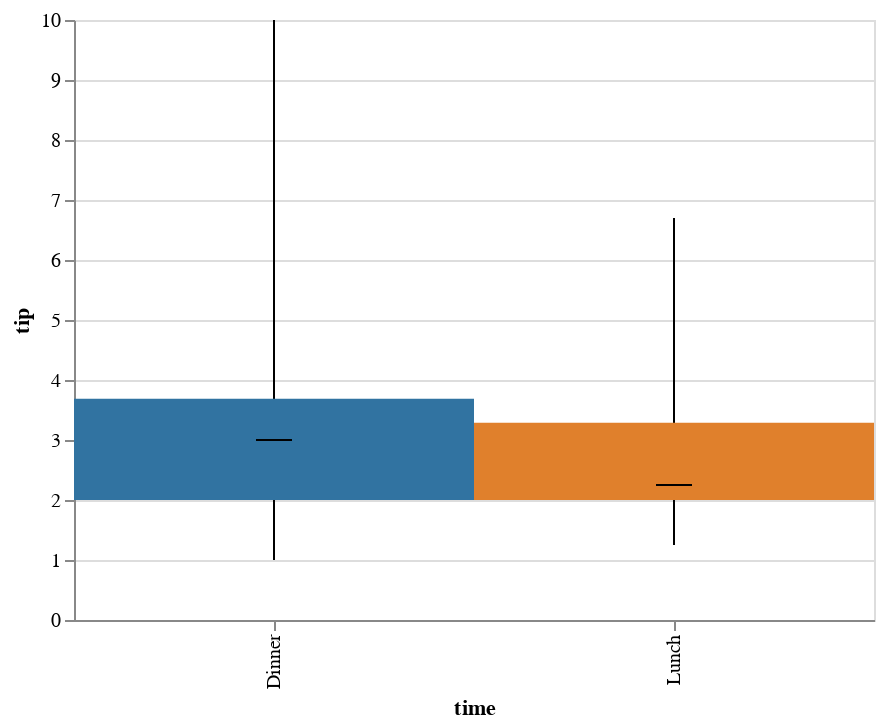

Here is the notebook cell this chart was saved with:
### Code cell
display(salt.boxplot(x="time", y="tip", data=tips))
ax = sns.boxplot(x="time", y="tip", data=tips, order=["Lunch", "Dinner"])

### Figure 1 — Vega-Lite specification as saved in the notebook (floating-point values rounded to 4 significant figures; data arrays with more than 128 entries replaced by an {"elided": "..."} marker saying what was removed)
{"$schema": "https://vega.github.io/schema/vega-lite/v2.4.1.json", "config": {"range": {"category": ["rgba(49,115,161,1)", "rgba(224,128,44,1)", "rgba(58,145,58,1)", "rgba(192,60,61,1)", "rgba(147,113,178,1)", "rgba(131,91,83,1)", "rgba(213,132,188,1)", "rgba(127,127,127,1)", "rgba(168,169,53,1)", "rgba(45,171,184,1)"]}, "view": {"height": 300, "width": 400}}, "data": {"values": {"elided": "244 records"}}, "layer": [{"encoding": {"x": {"field": "time", "type": "nominal"}, "y": {"aggregate": "min", "field": "tip", "type": "quantitative"}, "y2": {"aggregate": "max", "field": "tip", "type": "quantitative"}}, "mark": "rule"}, {"encoding": {"color": {"field": "time", "legend": null, "type": "nominal"}, "x": {"field": "time", "type": "nominal"}, "y": {"aggregate": "q1", "axis": {"title": "tip"}, "field": "tip", "type": "quantitative"}, "y2": {"aggregate": "q3", "field": "tip", "type": "quantitative"}}, "mark": "bar"}, {"encoding": {"x": {"field": "time", "type": "nominal"}, "y": {"aggregate": "median", "field": "tip", "type": "quantitative"}}, "mark": {"color": "black", "size": 18, "type": "tick"}}]}
